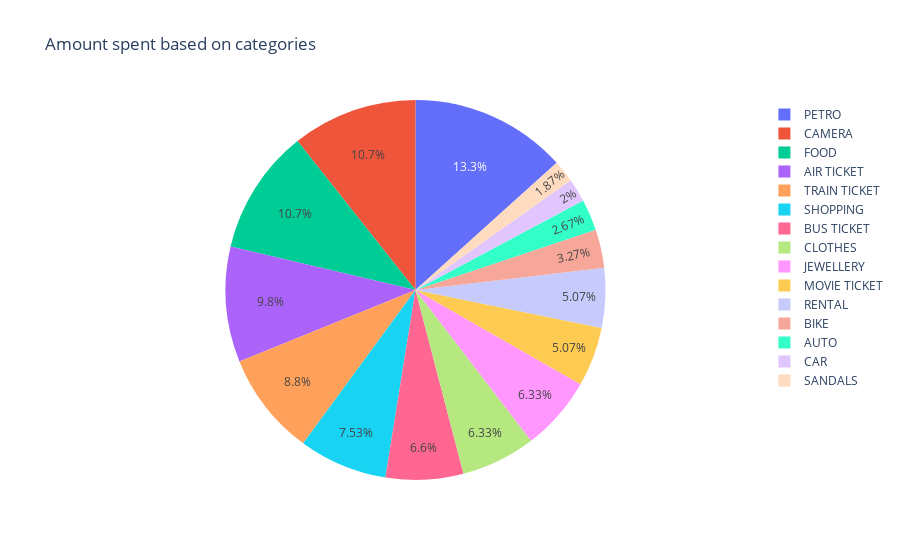

Notebook code for this chart:
### Code cell
# Pie chart representation of all the categories

fig_category = px.pie(
    top_spend_category,
    values='Customer',
    names= top_spend_category.index,
    title='Amount spent based on categories'
)
fig_category.show()

### Figure 1 — Plotly figure (JSON) as saved in the notebook; plotly's stock layout.template omitted (floating-point values rounded to 4 significant figures)
{"data": [{"domain": {"x": [0, 1], "y": [0, 1]}, "hovertemplate": "Type=%{label}<br>Customer=%{value}<extra></extra>", "labels": ["PETRO", "CAMERA", "FOOD", "AIR TICKET", "TRAIN TICKET", "SHOPPING", "BUS TICKET", "CLOTHES", "JEWELLERY", "MOVIE TICKET", "RENTAL", "BIKE", "AUTO", "CAR", "SANDALS"], "legendgroup": "", "name": "", "showlegend": true, "type": "pie", "values": [200, 160, 160, 147, 132, 113, 99, 95, 95, 76, 76, 49, 40, 30, 28]}], "layout": {"legend": {"tracegroupgap": 0}, "title": {"text": "Amount spent based on categories"}}}
